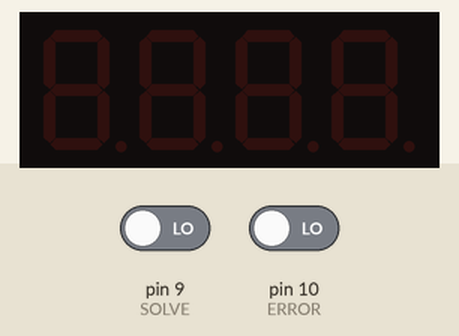
This sketch was run on a simulated Arduino Uno, built with avr-gcc and run on an emulated ATmega328P. Shown: 4-digit seven-segment display. The test bench sets the inputs (shaded band); at power-on: pin 9 (SOLVE) LOW, pin 10 (ERROR) LOW.

Above: at 1.2 s.
1.3 s: pin 9 (SOLVE) driven HIGH
At 1.36 s:
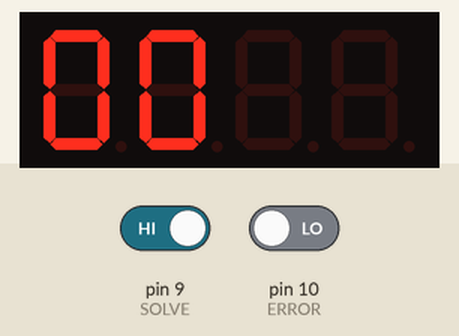
At 1.9 s:
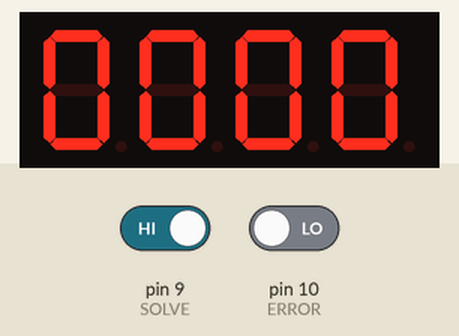
Timing chart, 0 to 4.3 s (numbered marks = the images above; inputs shaded):
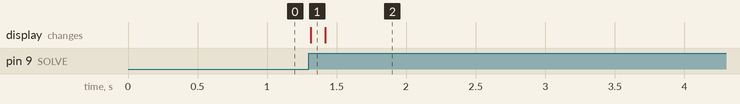

Measured:
- after the input at 1.3 s, the display: changes at once (image 1)

The sketch:

master.ino
```cpp
#include "common.h"
#include "components.h"

#define CLK 2
#define DIO 4

#define ERROR 10
#define SOLVE 9

#define BUTTON 9

Display Dis ( CLK, DIO );
Button Butt ( BUTTON );
Led Ledd ( 11 );

int Modules_Solved = 0;
int Strikes = 0;

void detonate ( )
{
	//activate bomb
	//close
}

void solved ( )
{
	//do something with the timer
	//close
}

void correct ( )
{
	Modules_Solved ++;
}

void error ( )
{
	Strikes ++;
}

void check_wires ( )
{
	if ( digitalRead ( ERROR ) == HIGH )
	{
		error();
	}

	if ( digitalRead ( SOLVE ) == HIGH )
	{
		correct();
	}
}

void check_wincon ( )
{
	if ( timeLeft ( ) == 0 || Strikes >= MAX_STRIKES )
	{
		detonate();
	}

	if ( Modules_Solved >= TOTAL_MODULES )
	{
		solved();
	}
}

void setup ( )
{
	Dis.Start ( );
	Butt.Start ( );
	Ledd.Start ( );

	pinMode ( ERROR, INPUT );
	pinMode ( SOLVE, INPUT );

	Serial.begin(9600);
}

int c = 0;
void loop ( )
{
	check_wires ( );
	check_wincon ( );

	if ( Butt.Check ( ) )
	{
		Dis.Write_Time ( c++ * 1000 );
		Ledd.Togle ( );
	}
}
```

common.h
```cpp
#define ClockPin -1
#define DataPin -1
#define MAX_TIME 300000 // 5 minuti in ms
#define MAX_STRIKES 3
#define TOTAL_MODULES 9

struct BoardState
{
	char serial [6]; // the serial is alway 6 caracters
	unsigned char batteries; // number it is always les than 255
	char lit [3]; // the lit code always 3 letters
	char ports; // use every bit for a single port there are 6 ports
		// ports will be used with a mask like ( ports & 0x01 )
		// for the DVI-D port as per manual is number 1 so first bit
};

long timeLeft ( ) // the number is clamped to [0,maxtime) if 0 it is over
{
	// check if time > end_time
	static long end_time = millis ( ) + MAX_TIME; // use the one for arudino
	auto this_time = end_time - millis ( );
	return ( this_time <= 0 ? 0 : this_time );
}
```

components.h
```cpp
#include <TM1637.h>
#define BRHT 2

class Display
{
private:
	int _CLK = 0;
	int _DIO = 0;
	TM1637 tm;
public:
	Display ( int CLK, int DIO ) : _CLK ( CLK ), _DIO ( DIO ), tm ( CLK, DIO ) { }
	void Start ( )
	{
		pinMode ( _CLK, OUTPUT );
		pinMode ( _DIO, OUTPUT );

		tm.init ( );
		tm.set ( BRHT );
	}

	void Write_Time ( long time )
	{
		long sec = time / 1000;
		long min = sec / 60;
		sec %= 60;

		tm.display(0,min/10);
		tm.display(1,min%10);
		tm.point(1); //activate : in the clock
		delay (100);
		tm.display(2,sec/10);
		tm.display(3,sec%10);
	}

	void Write ( uint8_t data [4] )
	{
		tm.display ( data );
	}

	~Display ( ) { }
};

class Button
{
private:
	int _CLK = 0;
	bool pressed = false;
public:
	Button( int CLK ) : _CLK ( CLK ) { }
	void Start ( )
	{
		pinMode ( _CLK, INPUT );
	}
	bool Check ( ) {
		if ( pressed )
		{
			pressed = digitalRead ( _CLK ) == HIGH;
			return false;
		} else {
			pressed = digitalRead ( _CLK ) == HIGH;
			return pressed;
		}
	}
	~Button ( ) { }
};

class Led
{
private:
	int _PIN = 0;
	bool light = false;
public:
	Led ( int PIN ) : _PIN ( PIN ) { }
	void Start ( )
	{
		pinMode ( _PIN, INPUT );
		digitalWrite ( _PIN, LOW );
	}
	void Togle ( )
	{
		light = ! light;
		digitalWrite ( _PIN, light ? HIGH : LOW );
	}
	~Led() { }
};


int P1, P2;
int Count;
bool first_rot;
class Selector
{
private:

	static int IntCheck ( ) {
		if ( first_rot )
		{
			first_rot = false;
			if ( digitalRead ( P1 ) == HIGH ) {
				Count ++;
			} else { // the other is high, this function in songly calld by interupts
				Count --;
			}
		}
		else
		{
			first_rot = true;
		}

		Serial.write ( "interupt called: " );
		Serial.write ( Count );
		Serial.write ( "\n" );
	}
public:
	static void Start ( int _P1, int _P2 )
	{
		P1 = _P1;
		P2 = _P2;
		first_rot = false;
		Count = 0;
		pinMode ( P1, INPUT_PULLUP );
		pinMode ( P1, INPUT_PULLUP );

		attachInterrupt ( digitalPinToInterrupt ( P1 ), IntCheck, RISING  );
		attachInterrupt ( digitalPinToInterrupt ( P2 ), IntCheck, RISING  );
	}
	static int Check ( ) {
		int _c = Count;
		Count = 0;
		return _c;
	}
};

class Resistenza
{
private:
	/* data */
public:
	Resistenza(/* args */);
	~Resistenza();
};
```
